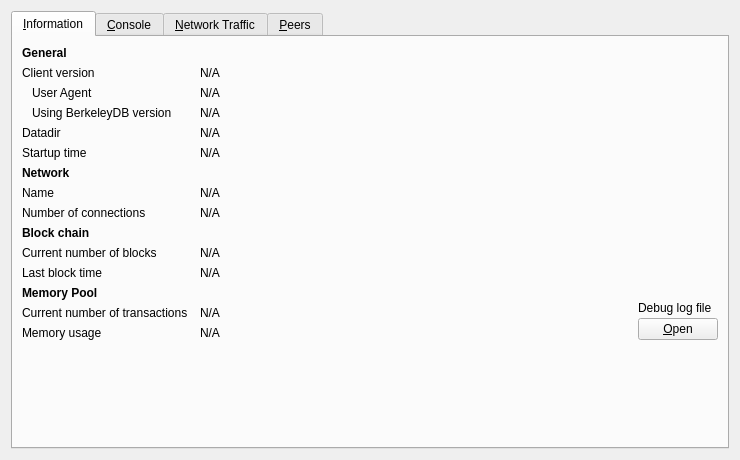
<?xml version="1.0" encoding="UTF-8"?>
<ui version="4.0">
 <class>RPCConsole</class>
 <widget class="QWidget" name="RPCConsole">
  <property name="geometry">
   <rect>
    <x>0</x>
    <y>0</y>
    <width>740</width>
    <height>430</height>
   </rect>
  </property>
  <property name="windowTitle">
   <string>Debug window</string>
  </property>
  <layout class="QVBoxLayout" name="verticalLayout_2">
   <item>
    <widget class="QTabWidget" name="tabWidget">
     <property name="currentIndex">
      <number>0</number>
     </property>
     <widget class="QWidget" name="tab_info">
      <attribute name="title">
       <string>&amp;Information</string>
      </attribute>
      <layout class="QGridLayout" name="gridLayout" columnstretch="0,1,0">
       <property name="horizontalSpacing">
        <number>12</number>
       </property>
       <item row="0" column="0">
        <widget class="QLabel" name="label_9">
         <property name="font">
          <font>
           <weight>75</weight>
           <bold>true</bold>
          </font>
         </property>
         <property name="text">
          <string>General</string>
         </property>
        </widget>
       </item>
       <item row="1" column="0">
        <widget class="QLabel" name="label_6">
         <property name="text">
          <string>Client version</string>
         </property>
        </widget>
       </item>
       <item row="1" column="1" colspan="2">
        <widget class="QLabel" name="clientVersion">
         <property name="cursor">
          <cursorShape>IBeamCursor</cursorShape>
         </property>
         <property name="text">
          <string>N/A</string>
         </property>
         <property name="textFormat">
          <enum>Qt::PlainText</enum>
         </property>
         <property name="textInteractionFlags">
          <set>Qt::LinksAccessibleByMouse|Qt::TextSelectableByKeyboard|Qt::TextSelectableByMouse</set>
         </property>
        </widget>
       </item>
       <item row="2" column="0">
        <widget class="QLabel" name="labelClientUserAgent">
         <property name="text">
          <string>User Agent</string>
         </property>
         <property name="indent">
          <number>10</number>
         </property>
        </widget>
       </item>
       <item row="2" column="1" colspan="2">
        <widget class="QLabel" name="clientUserAgent">
         <property name="cursor">
          <cursorShape>IBeamCursor</cursorShape>
         </property>
         <property name="text">
          <string>N/A</string>
         </property>
         <property name="textFormat">
          <enum>Qt::PlainText</enum>
         </property>
         <property name="textInteractionFlags">
          <set>Qt::LinksAccessibleByMouse|Qt::TextSelectableByKeyboard|Qt::TextSelectableByMouse</set>
         </property>
        </widget>
       </item>
       <item row="3" column="0">
        <widget class="QLabel" name="label_berkeleyDBVersion">
         <property name="text">
          <string>Using BerkeleyDB version</string>
         </property>
         <property name="indent">
          <number>10</number>
         </property>
        </widget>
       </item>
       <item row="3" column="1" colspan="2">
        <widget class="QLabel" name="berkeleyDBVersion">
         <property name="cursor">
          <cursorShape>IBeamCursor</cursorShape>
         </property>
         <property name="text">
          <string>N/A</string>
         </property>
         <property name="textFormat">
          <enum>Qt::PlainText</enum>
         </property>
         <property name="textInteractionFlags">
          <set>Qt::LinksAccessibleByMouse|Qt::TextSelectableByKeyboard|Qt::TextSelectableByMouse</set>
         </property>
        </widget>
       </item>
       <item row="4" column="0">
        <widget class="QLabel" name="label_12">
         <property name="text">
          <string>Datadir</string>
         </property>
        </widget>
       </item>
       <item row="4" column="1" colspan="2">
        <widget class="QLabel" name="dataDir">
         <property name="cursor">
          <cursorShape>IBeamCursor</cursorShape>
         </property>
         <property name="text">
          <string>N/A</string>
         </property>
         <property name="textFormat">
          <enum>Qt::PlainText</enum>
         </property>
         <property name="wordWrap">
          <bool>true</bool>
         </property>
         <property name="textInteractionFlags">
          <set>Qt::LinksAccessibleByMouse|Qt::TextSelectableByKeyboard|Qt::TextSelectableByMouse</set>
         </property>
        </widget>
       </item>
       <item row="5" column="0">
        <widget class="QLabel" name="label_13">
         <property name="text">
          <string>Startup time</string>
         </property>
        </widget>
       </item>
       <item row="5" column="1" colspan="2">
        <widget class="QLabel" name="startupTime">
         <property name="cursor">
          <cursorShape>IBeamCursor</cursorShape>
         </property>
         <property name="text">
          <string>N/A</string>
         </property>
         <property name="textFormat">
          <enum>Qt::PlainText</enum>
         </property>
         <property name="textInteractionFlags">
          <set>Qt::LinksAccessibleByMouse|Qt::TextSelectableByKeyboard|Qt::TextSelectableByMouse</set>
         </property>
        </widget>
       </item>
       <item row="6" column="0">
           <widget class="QLabel" name="labelNetwork">
               <property name="font">
                   <font>
                       <weight>75</weight>
                       <bold>true</bold>
                   </font>
               </property>
               <property name="text">
                   <string>Network</string>
               </property>
           </widget>
       </item>
       <item row="7" column="0">
        <widget class="QLabel" name="label_8">
         <property name="text">
          <string>Name</string>
         </property>
        </widget>
       </item>
       <item row="7" column="1" colspan="2">
        <widget class="QLabel" name="networkName">
         <property name="cursor">
          <cursorShape>IBeamCursor</cursorShape>
         </property>
         <property name="text">
          <string>N/A</string>
         </property>
         <property name="textFormat">
          <enum>Qt::PlainText</enum>
         </property>
         <property name="textInteractionFlags">
          <set>Qt::LinksAccessibleByMouse|Qt::TextSelectableByKeyboard|Qt::TextSelectableByMouse</set>
         </property>
        </widget>
       </item>
       <item row="8" column="0">
        <widget class="QLabel" name="label_7">
         <property name="text">
          <string>Number of connections</string>
         </property>
        </widget>
       </item>
       <item row="8" column="1" colspan="2">
        <widget class="QLabel" name="numberOfConnections">
         <property name="cursor">
          <cursorShape>IBeamCursor</cursorShape>
         </property>
         <property name="text">
          <string>N/A</string>
         </property>
         <property name="textFormat">
          <enum>Qt::PlainText</enum>
         </property>
         <property name="textInteractionFlags">
          <set>Qt::LinksAccessibleByMouse|Qt::TextSelectableByKeyboard|Qt::TextSelectableByMouse</set>
         </property>
        </widget>
       </item>
       <item row="9" column="0">
        <widget class="QLabel" name="label_10">
         <property name="font">
          <font>
           <weight>75</weight>
           <bold>true</bold>
          </font>
         </property>
         <property name="text">
          <string>Block chain</string>
         </property>
        </widget>
       </item>
       <item row="10" column="0">
        <widget class="QLabel" name="label_3">
         <property name="text">
          <string>Current number of blocks</string>
         </property>
        </widget>
       </item>
       <item row="10" column="1" colspan="2">
        <widget class="QLabel" name="numberOfBlocks">
         <property name="cursor">
          <cursorShape>IBeamCursor</cursorShape>
         </property>
         <property name="text">
          <string>N/A</string>
         </property>
         <property name="textFormat">
          <enum>Qt::PlainText</enum>
         </property>
         <property name="textInteractionFlags">
          <set>Qt::LinksAccessibleByMouse|Qt::TextSelectableByKeyboard|Qt::TextSelectableByMouse</set>
         </property>
        </widget>
       </item>
       <item row="11" column="0">
        <widget class="QLabel" name="labelLastBlockTime">
         <property name="text">
          <string>Last block time</string>
         </property>
        </widget>
       </item>
       <item row="11" column="1" colspan="2">
        <widget class="QLabel" name="lastBlockTime">
         <property name="cursor">
          <cursorShape>IBeamCursor</cursorShape>
         </property>
         <property name="text">
          <string>N/A</string>
         </property>
         <property name="textFormat">
          <enum>Qt::PlainText</enum>
         </property>
         <property name="textInteractionFlags">
          <set>Qt::LinksAccessibleByMouse|Qt::TextSelectableByKeyboard|Qt::TextSelectableByMouse</set>
         </property>
        </widget>
       </item>
       <item row="12" column="0">
        <widget class="QLabel" name="labelMempoolTitle">
         <property name="font">
          <font>
           <weight>75</weight>
           <bold>true</bold>
          </font>
         </property>
         <property name="text">
          <string>Memory Pool</string>
         </property>
        </widget>
       </item>
       <item row="13" column="0">
        <widget class="QLabel" name="labelNumberOfTransactions">
         <property name="text">
          <string>Current number of transactions</string>
         </property>
        </widget>
       </item>
       <item row="13" column="1">
        <widget class="QLabel" name="mempoolNumberTxs">
         <property name="cursor">
          <cursorShape>IBeamCursor</cursorShape>
         </property>
         <property name="text">
          <string>N/A</string>
         </property>
         <property name="textFormat">
          <enum>Qt::PlainText</enum>
         </property>
         <property name="textInteractionFlags">
          <set>Qt::LinksAccessibleByMouse|Qt::TextSelectableByKeyboard|Qt::TextSelectableByMouse</set>
         </property>
        </widget>
       </item>
       <item row="14" column="0">
        <widget class="QLabel" name="labelMemoryUsage">
         <property name="text">
          <string>Memory usage</string>
         </property>
        </widget>
       </item>
       <item row="14" column="1">
        <widget class="QLabel" name="mempoolSize">
         <property name="cursor">
          <cursorShape>IBeamCursor</cursorShape>
         </property>
         <property name="text">
          <string>N/A</string>
         </property>
         <property name="textFormat">
          <enum>Qt::PlainText</enum>
         </property>
         <property name="textInteractionFlags">
          <set>Qt::LinksAccessibleByMouse|Qt::TextSelectableByKeyboard|Qt::TextSelectableByMouse</set>
         </property>
        </widget>
       </item>
       <item row="12" column="2" rowspan="3">
        <layout class="QVBoxLayout" name="verticalLayoutDebugButton">
         <property name="spacing">
          <number>3</number>
         </property>
         <item>
          <spacer name="verticalSpacer_2">
           <property name="orientation">
            <enum>Qt::Vertical</enum>
           </property>
           <property name="sizeHint" stdset="0">
            <size>
             <width>10</width>
             <height>5</height>
            </size>
           </property>
          </spacer>
         </item>
         <item>
          <widget class="QLabel" name="labelDebugLogfile">
           <property name="text">
            <string>Debug log file</string>
           </property>
          </widget>
         </item>
         <item>
          <widget class="QPushButton" name="openDebugLogfileButton">
           <property name="toolTip">
            <string>Open the %1 debug log file from the current data directory. This can take a few seconds for large log files.</string>
           </property>
           <property name="text">
            <string>&amp;Open</string>
           </property>
           <property name="autoDefault">
            <bool>false</bool>
           </property>
          </widget>
         </item>
        </layout>
       </item>
       <item row="15" column="0">
        <spacer name="verticalSpacer">
         <property name="orientation">
          <enum>Qt::Vertical</enum>
         </property>
         <property name="sizeHint" stdset="0">
          <size>
           <width>20</width>
           <height>40</height>
          </size>
         </property>
        </spacer>
       </item>
      </layout>
     </widget>
     <widget class="QWidget" name="tab_console">
      <attribute name="title">
       <string>&amp;Console</string>
      </attribute>
      <layout class="QVBoxLayout" name="verticalLayout_3">
       <property name="spacing">
        <number>3</number>
       </property>
       <property name="bottomMargin">
        <number>5</number>
       </property>
       <item>
        <layout class="QHBoxLayout" name="horizontalLayout">
         <property name="spacing">
          <number>4</number>
         </property>
         <item>
          <spacer name="horizontalSpacer">
           <property name="orientation">
            <enum>Qt::Horizontal</enum>
           </property>
           <property name="sizeHint" stdset="0">
            <size>
             <width>40</width>
             <height>20</height>
            </size>
           </property>
          </spacer>
         </item>
         <item>
          <widget class="QPushButton" name="fontSmallerButton">
           <property name="maximumSize">
            <size>
             <width>24</width>
             <height>24</height>
            </size>
           </property>
           <property name="text">
            <string/>
           </property>
           <property name="toolTip">
            <string>Decrease font size</string>
           </property>
           <property name="icon">
            <iconset resource="../fujicoin.qrc">
             <normaloff>:/icons/fontsmaller</normaloff>:/icons/fontsmaller</iconset>
           </property>
           <property name="iconSize">
            <size>
             <width>24</width>
             <height>16</height>
            </size>
           </property>
           <property name="autoDefault">
            <bool>false</bool>
           </property>
           <property name="flat">
            <bool>true</bool>
           </property>
          </widget>
         </item>
         <item>
          <widget class="QPushButton" name="fontBiggerButton">
           <property name="maximumSize">
            <size>
             <width>24</width>
             <height>24</height>
            </size>
           </property>
           <property name="toolTip">
            <string>Increase font size</string>
           </property>
           <property name="text">
            <string/>
           </property>
           <property name="icon">
            <iconset resource="../fujicoin.qrc">
             <normaloff>:/icons/fontbigger</normaloff>:/icons/fontbigger</iconset>
           </property>
           <property name="iconSize">
            <size>
             <width>24</width>
             <height>16</height>
            </size>
           </property>
           <property name="autoDefault">
            <bool>false</bool>
           </property>
           <property name="flat">
            <bool>true</bool>
           </property>
          </widget>
         </item>
         <item>
          <widget class="QPushButton" name="clearButton">
           <property name="maximumSize">
            <size>
             <width>24</width>
             <height>24</height>
            </size>
           </property>
           <property name="toolTip">
            <string>Clear console</string>
           </property>
           <property name="layoutDirection">
            <enum>Qt::LeftToRight</enum>
           </property>
           <property name="text">
            <string/>
           </property>
           <property name="icon">
            <iconset resource="../fujicoin.qrc">
             <normaloff>:/icons/remove</normaloff>:/icons/remove</iconset>
           </property>
           <property name="shortcut">
            <string notr="true">Ctrl+L</string>
           </property>
           <property name="autoDefault">
            <bool>false</bool>
           </property>
           <property name="flat">
            <bool>true</bool>
           </property>
          </widget>
         </item>
        </layout>
       </item>
       <item>
        <widget class="QTextEdit" name="messagesWidget">
         <property name="minimumSize">
          <size>
           <width>0</width>
           <height>100</height>
          </size>
         </property>
         <property name="readOnly">
          <bool>true</bool>
         </property>
         <property name="tabKeyNavigation" stdset="0">
          <bool>false</bool>
         </property>
         <property name="columnCount" stdset="0">
          <number>2</number>
         </property>
        </widget>
       </item>
       <item>
        <layout class="QHBoxLayout" name="horizontalLayoutPrompt">
         <property name="spacing">
          <number>3</number>
         </property>
         <item>
          <widget class="QPushButton" name="promptIcon">
           <property name="enabled">
            <bool>false</bool>
           </property>
           <property name="maximumSize">
            <size>
             <width>16</width>
             <height>24</height>
            </size>
           </property>
           <property name="text">
            <string/>
           </property>
           <property name="icon">
            <iconset resource="../fujicoin.qrc">
             <normaloff>:/icons/prompticon</normaloff>
             <disabledoff>:/icons/prompticon</disabledoff>:/icons/prompticon</iconset>
           </property>
           <property name="iconSize">
            <size>
             <width>14</width>
             <height>14</height>
            </size>
           </property>
           <property name="autoDefault">
            <bool>false</bool>
           </property>
           <property name="flat">
            <bool>true</bool>
           </property>
          </widget>
         </item>
         <item>
          <widget class="QLineEdit" name="lineEdit">
           <property name="placeholderText">
            <string/>
           </property>
          </widget>
         </item>
        </layout>
       </item>
      </layout>
     </widget>
     <widget class="QWidget" name="tab_nettraffic">
      <attribute name="title">
       <string>&amp;Network Traffic</string>
      </attribute>
      <layout class="QHBoxLayout" name="horizontalLayout_3">
       <item>
        <layout class="QVBoxLayout" name="verticalLayout_4">
         <item>
          <widget class="TrafficGraphWidget" name="trafficGraph" native="true">
           <property name="sizePolicy">
            <sizepolicy hsizetype="Expanding" vsizetype="Expanding">
             <horstretch>0</horstretch>
             <verstretch>0</verstretch>
            </sizepolicy>
           </property>
          </widget>
         </item>
         <item>
          <layout class="QHBoxLayout" name="horizontalLayout_2">
           <item>
            <widget class="QSlider" name="sldGraphRange">
             <property name="minimum">
              <number>1</number>
             </property>
             <property name="maximum">
              <number>288</number>
             </property>
             <property name="pageStep">
              <number>12</number>
             </property>
             <property name="value">
              <number>6</number>
             </property>
             <property name="orientation">
              <enum>Qt::Horizontal</enum>
             </property>
            </widget>
           </item>
           <item>
            <widget class="QLabel" name="lblGraphRange">
             <property name="minimumSize">
              <size>
               <width>100</width>
               <height>0</height>
              </size>
             </property>
             <property name="alignment">
              <set>Qt::AlignCenter</set>
             </property>
            </widget>
           </item>
           <item>
            <widget class="QPushButton" name="btnClearTrafficGraph">
             <property name="text">
              <string>&amp;Clear</string>
             </property>
             <property name="autoDefault">
              <bool>false</bool>
             </property>
            </widget>
           </item>
          </layout>
         </item>
        </layout>
       </item>
       <item>
        <layout class="QVBoxLayout" name="verticalLayout">
         <item>
          <widget class="QGroupBox" name="groupBox">
           <property name="title">
            <string>Totals</string>
           </property>
           <layout class="QVBoxLayout" name="verticalLayout_5">
            <item>
             <layout class="QHBoxLayout" name="horizontalLayout_4">
              <item>
               <widget class="Line" name="line">
                <property name="sizePolicy">
                 <sizepolicy hsizetype="Fixed" vsizetype="Fixed">
                  <horstretch>0</horstretch>
                  <verstretch>0</verstretch>
                 </sizepolicy>
                </property>
                <property name="minimumSize">
                 <size>
                  <width>10</width>
                  <height>0</height>
                 </size>
                </property>
                <property name="palette">
                 <palette>
                  <active>
                   <colorrole role="Light">
                    <brush brushstyle="SolidPattern">
                     <color alpha="255">
                      <red>0</red>
                      <green>255</green>
                      <blue>0</blue>
                     </color>
                    </brush>
                   </colorrole>
                  </active>
                  <inactive>
                   <colorrole role="Light">
                    <brush brushstyle="SolidPattern">
                     <color alpha="255">
                      <red>0</red>
                      <green>255</green>
                      <blue>0</blue>
                     </color>
                    </brush>
                   </colorrole>
                  </inactive>
                  <disabled>
                   <colorrole role="Light">
                    <brush brushstyle="SolidPattern">
                     <color alpha="255">
                      <red>0</red>
                      <green>255</green>
                      <blue>0</blue>
                     </color>
                    </brush>
                   </colorrole>
                  </disabled>
                 </palette>
                </property>
                <property name="orientation">
                 <enum>Qt::Horizontal</enum>
                </property>
               </widget>
              </item>
              <item>
               <widget class="QLabel" name="label_16">
                <property name="text">
                 <string>Received</string>
                </property>
               </widget>
              </item>
              <item>
               <widget class="QLabel" name="lblBytesIn">
                <property name="minimumSize">
                 <size>
                  <width>50</width>
                  <height>0</height>
                 </size>
                </property>
                <property name="alignment">
                 <set>Qt::AlignRight|Qt::AlignTrailing|Qt::AlignVCenter</set>
                </property>
               </widget>
              </item>
             </layout>
            </item>
            <item>
             <layout class="QHBoxLayout" name="horizontalLayout_5">
              <item>
               <widget class="Line" name="line_2">
                <property name="sizePolicy">
                 <sizepolicy hsizetype="Fixed" vsizetype="Fixed">
                  <horstretch>0</horstretch>
                  <verstretch>0</verstretch>
                 </sizepolicy>
                </property>
                <property name="minimumSize">
                 <size>
                  <width>10</width>
                  <height>0</height>
                 </size>
                </property>
                <property name="palette">
                 <palette>
                  <active>
                   <colorrole role="Light">
                    <brush brushstyle="SolidPattern">
                     <color alpha="255">
                      <red>255</red>
                      <green>0</green>
                      <blue>0</blue>
                     </color>
                    </brush>
                   </colorrole>
                  </active>
                  <inactive>
                   <colorrole role="Light">
                    <brush brushstyle="SolidPattern">
                     <color alpha="255">
                      <red>255</red>
                      <green>0</green>
                      <blue>0</blue>
                     </color>
                    </brush>
                   </colorrole>
                  </inactive>
                  <disabled>
                   <colorrole role="Light">
                    <brush brushstyle="SolidPattern">
                     <color alpha="255">
                      <red>255</red>
                      <green>0</green>
                      <blue>0</blue>
                     </color>
                    </brush>
                   </colorrole>
                  </disabled>
                 </palette>
                </property>
                <property name="orientation">
                 <enum>Qt::Horizontal</enum>
                </property>
               </widget>
              </item>
              <item>
               <widget class="QLabel" name="label_17">
                <property name="text">
                 <string>Sent</string>
                </property>
               </widget>
              </item>
              <item>
               <widget class="QLabel" name="lblBytesOut">
                <property name="minimumSize">
                 <size>
                  <width>50</width>
                  <height>0</height>
                 </size>
                </property>
                <property name="alignment">
                 <set>Qt::AlignRight|Qt::AlignTrailing|Qt::AlignVCenter</set>
                </property>
               </widget>
              </item>
             </layout>
            </item>
            <item>
             <spacer name="verticalSpacer_4">
              <property name="orientation">
               <enum>Qt::Vertical</enum>
              </property>
              <property name="sizeHint" stdset="0">
               <size>
                <width>20</width>
                <height>407</height>
               </size>
              </property>
             </spacer>
            </item>
           </layout>
          </widget>
         </item>
        </layout>
       </item>
      </layout>
     </widget>
     <widget class="QWidget" name="tab_peers">
      <attribute name="title">
       <string>&amp;Peers</string>
      </attribute>
      <layout class="QGridLayout" name="gridLayout_2">
       <item row="0" column="0" rowspan="2">
        <layout class="QVBoxLayout" name="verticalLayout_101">
         <property name="spacing">
          <number>0</number>
         </property>
         <item>
          <widget class="QTableView" name="peerWidget">
           <property name="horizontalScrollBarPolicy">
            <enum>Qt::ScrollBarAsNeeded</enum>
           </property>
           <property name="tabKeyNavigation">
            <bool>false</bool>
           </property>
           <property name="sortingEnabled">
            <bool>true</bool>
           </property>
           <attribute name="horizontalHeaderHighlightSections">
            <bool>false</bool>
           </attribute>
          </widget>
         </item>
         <item>
          <widget class="QLabel" name="banHeading">
           <property name="sizePolicy">
            <sizepolicy hsizetype="Preferred" vsizetype="Minimum">
             <horstretch>0</horstretch>
             <verstretch>0</verstretch>
            </sizepolicy>
           </property>
           <property name="minimumSize">
            <size>
             <width>300</width>
             <height>32</height>
            </size>
           </property>
           <property name="maximumSize">
            <size>
             <width>16777215</width>
             <height>32</height>
            </size>
           </property>
           <property name="font">
            <font>
             <pointsize>12</pointsize>
            </font>
           </property>
           <property name="cursor">
            <cursorShape>IBeamCursor</cursorShape>
           </property>
           <property name="text">
            <string>Banned peers</string>
           </property>
           <property name="alignment">
            <set>Qt::AlignBottom|Qt::AlignLeading|Qt::AlignLeft</set>
           </property>
           <property name="wordWrap">
            <bool>true</bool>
           </property>
           <property name="textInteractionFlags">
            <set>Qt::NoTextInteraction</set>
           </property>
          </widget>
         </item>
         <item>
          <widget class="QTableView" name="banlistWidget">
           <property name="sizePolicy">
            <sizepolicy hsizetype="Expanding" vsizetype="Expanding">
             <horstretch>0</horstretch>
             <verstretch>0</verstretch>
            </sizepolicy>
           </property>
           <property name="horizontalScrollBarPolicy">
            <enum>Qt::ScrollBarAsNeeded</enum>
           </property>
           <property name="tabKeyNavigation">
            <bool>false</bool>
           </property>
           <property name="sortingEnabled">
            <bool>true</bool>
           </property>
           <attribute name="horizontalHeaderHighlightSections">
            <bool>false</bool>
           </attribute>
          </widget>
         </item>
        </layout>
       </item>
       <item row="0" column="1">
        <widget class="QLabel" name="peerHeading">
         <property name="sizePolicy">
          <sizepolicy hsizetype="Preferred" vsizetype="Minimum">
           <horstretch>0</horstretch>
           <verstretch>0</verstretch>
          </sizepolicy>
         </property>
         <property name="minimumSize">
          <size>
           <width>300</width>
           <height>32</height>
          </size>
         </property>
         <property name="font">
          <font>
           <pointsize>10</pointsize>
          </font>
         </property>
         <property name="cursor">
          <cursorShape>IBeamCursor</cursorShape>
         </property>
         <property name="text">
          <string>Select a peer to view detailed information.</string>
         </property>
         <property name="alignment">
          <set>Qt::AlignHCenter|Qt::AlignTop</set>
         </property>
         <property name="wordWrap">
          <bool>true</bool>
         </property>
         <property name="textInteractionFlags">
          <set>Qt::LinksAccessibleByMouse|Qt::TextSelectableByKeyboard|Qt::TextSelectableByMouse</set>
         </property>
        </widget>
       </item>
       <item row="1" column="1">
        <widget class="QWidget" name="detailWidget" native="true">
         <property name="minimumSize">
          <size>
           <width>300</width>
           <height>0</height>
          </size>
         </property>
         <layout class="QGridLayout" name="gridLayout_3">
          <item row="0" column="0">
           <widget class="QLabel" name="label_30">
            <property name="text">
             <string>Whitelisted</string>
            </property>
           </widget>
          </item>
          <item row="0" column="2">
           <widget class="QLabel" name="peerWhitelisted">
            <property name="cursor">
             <cursorShape>IBeamCursor</cursorShape>
            </property>
            <property name="text">
             <string>N/A</string>
            </property>
            <property name="textFormat">
             <enum>Qt::PlainText</enum>
            </property>
            <property name="textInteractionFlags">
             <set>Qt::LinksAccessibleByMouse|Qt::TextSelectableByKeyboard|Qt::TextSelectableByMouse</set>
            </property>
           </widget>
          </item>
          <item row="1" column="0">
           <widget class="QLabel" name="label_23">
            <property name="text">
             <string>Direction</string>
            </property>
           </widget>
          </item>
          <item row="1" column="2">
           <widget class="QLabel" name="peerDirection">
            <property name="cursor">
             <cursorShape>IBeamCursor</cursorShape>
            </property>
            <property name="text">
             <string>N/A</string>
            </property>
            <property name="textFormat">
             <enum>Qt::PlainText</enum>
            </property>
            <property name="textInteractionFlags">
             <set>Qt::LinksAccessibleByMouse|Qt::TextSelectableByKeyboard|Qt::TextSelectableByMouse</set>
            </property>
           </widget>
          </item>
          <item row="2" column="0">
           <widget class="QLabel" name="label_21">
            <property name="text">
             <string>Version</string>
            </property>
           </widget>
          </item>
          <item row="2" column="2">
           <widget class="QLabel" name="peerVersion">
            <property name="cursor">
             <cursorShape>IBeamCursor</cursorShape>
            </property>
            <property name="text">
             <string>N/A</string>
            </property>
            <property name="textFormat">
             <enum>Qt::PlainText</enum>
            </property>
            <property name="textInteractionFlags">
             <set>Qt::LinksAccessibleByMouse|Qt::TextSelectableByKeyboard|Qt::TextSelectableByMouse</set>
            </property>
           </widget>
          </item>
          <item row="3" column="0">
           <widget class="QLabel" name="label_28">
            <property name="text">
             <string>User Agent</string>
            </property>
           </widget>
          </item>
          <item row="3" column="2">
           <widget class="QLabel" name="peerSubversion">
            <property name="cursor">
             <cursorShape>IBeamCursor</cursorShape>
            </property>
            <property name="text">
             <string>N/A</string>
            </property>
            <property name="textFormat">
             <enum>Qt::PlainText</enum>
            </property>
            <property name="textInteractionFlags">
             <set>Qt::LinksAccessibleByMouse|Qt::TextSelectableByKeyboard|Qt::TextSelectableByMouse</set>
            </property>
           </widget>
          </item>
          <item row="4" column="0">
           <widget class="QLabel" name="label_4">
            <property name="text">
             <string>Services</string>
            </property>
           </widget>
          </item>
          <item row="4" column="2">
           <widget class="QLabel" name="peerServices">
            <property name="cursor">
             <cursorShape>IBeamCursor</cursorShape>
            </property>
            <property name="text">
             <string>N/A</string>
            </property>
            <property name="textFormat">
             <enum>Qt::PlainText</enum>
            </property>
            <property name="textInteractionFlags">
             <set>Qt::LinksAccessibleByMouse|Qt::TextSelectableByKeyboard|Qt::TextSelectableByMouse</set>
            </property>
           </widget>
          </item>
          <item row="5" column="0">
           <widget class="QLabel" name="label_29">
            <property name="text">
             <string>Starting Block</string>
            </property>
           </widget>
          </item>
          <item row="5" column="2">
           <widget class="QLabel" name="peerHeight">
            <property name="cursor">
             <cursorShape>IBeamCursor</cursorShape>
            </property>
            <property name="text">
             <string>N/A</string>
            </property>
            <property name="textFormat">
             <enum>Qt::PlainText</enum>
            </property>
            <property name="textInteractionFlags">
             <set>Qt::LinksAccessibleByMouse|Qt::TextSelectableByKeyboard|Qt::TextSelectableByMouse</set>
            </property>
           </widget>
          </item>
          <item row="6" column="0">
           <widget class="QLabel" name="label_27">
            <property name="text">
             <string>Synced Headers</string>
            </property>
           </widget>
          </item>
          <item row="6" column="2">
           <widget class="QLabel" name="peerSyncHeight">
            <property name="cursor">
             <cursorShape>IBeamCursor</cursorShape>
            </property>
            <property name="text">
             <string>N/A</string>
            </property>
            <property name="textFormat">
             <enum>Qt::PlainText</enum>
            </property>
            <property name="textInteractionFlags">
             <set>Qt::LinksAccessibleByMouse|Qt::TextSelectableByKeyboard|Qt::TextSelectableByMouse</set>
            </property>
           </widget>
          </item>
          <item row="7" column="0">
           <widget class="QLabel" name="label_25">
            <property name="text">
             <string>Synced Blocks</string>
            </property>
           </widget>
          </item>
          <item row="7" column="2">
           <widget class="QLabel" name="peerCommonHeight">
            <property name="cursor">
             <cursorShape>IBeamCursor</cursorShape>
            </property>
            <property name="text">
             <string>N/A</string>
            </property>
            <property name="textFormat">
             <enum>Qt::PlainText</enum>
            </property>
            <property name="textInteractionFlags">
             <set>Qt::LinksAccessibleByMouse|Qt::TextSelectableByKeyboard|Qt::TextSelectableByMouse</set>
            </property>
           </widget>
          </item>
          <item row="8" column="0">
           <widget class="QLabel" name="label_24">
            <property name="text">
             <string>Ban Score</string>
            </property>
           </widget>
          </item>
          <item row="8" column="2">
           <widget class="QLabel" name="peerBanScore">
            <property name="cursor">
             <cursorShape>IBeamCursor</cursorShape>
            </property>
            <property name="text">
             <string>N/A</string>
            </property>
            <property name="textFormat">
             <enum>Qt::PlainText</enum>
            </property>
            <property name="textInteractionFlags">
             <set>Qt::LinksAccessibleByMouse|Qt::TextSelectableByKeyboard|Qt::TextSelectableByMouse</set>
            </property>
           </widget>
          </item>
          <item row="9" column="0">
           <widget class="QLabel" name="label_22">
            <property name="text">
             <string>Connection Time</string>
            </property>
           </widget>
          </item>
          <item row="9" column="2">
           <widget class="QLabel" name="peerConnTime">
            <property name="cursor">
             <cursorShape>IBeamCursor</cursorShape>
            </property>
            <property name="text">
             <string>N/A</string>
            </property>
            <property name="textFormat">
             <enum>Qt::PlainText</enum>
            </property>
            <property name="textInteractionFlags">
             <set>Qt::LinksAccessibleByMouse|Qt::TextSelectableByKeyboard|Qt::TextSelectableByMouse</set>
            </property>
           </widget>
          </item>
          <item row="10" column="0">
           <widget class="QLabel" name="label_15">
            <property name="text">
             <string>Last Send</string>
            </property>
           </widget>
          </item>
          <item row="10" column="2">
           <widget class="QLabel" name="peerLastSend">
            <property name="cursor">
             <cursorShape>IBeamCursor</cursorShape>
            </property>
            <property name="text">
             <string>N/A</string>
            </property>
            <property name="textFormat">
             <enum>Qt::PlainText</enum>
            </property>
            <property name="textInteractionFlags">
             <set>Qt::LinksAccessibleByMouse|Qt::TextSelectableByKeyboard|Qt::TextSelectableByMouse</set>
            </property>
           </widget>
          </item>
          <item row="11" column="0">
           <widget class="QLabel" name="label_19">
            <property name="text">
             <string>Last Receive</string>
            </property>
           </widget>
          </item>
          <item row="11" column="2">
           <widget class="QLabel" name="peerLastRecv">
            <property name="cursor">
             <cursorShape>IBeamCursor</cursorShape>
            </property>
            <property name="text">
             <string>N/A</string>
            </property>
            <property name="textFormat">
             <enum>Qt::PlainText</enum>
            </property>
            <property name="textInteractionFlags">
             <set>Qt::LinksAccessibleByMouse|Qt::TextSelectableByKeyboard|Qt::TextSelectableByMouse</set>
            </property>
           </widget>
          </item>
          <item row="12" column="0">
           <widget class="QLabel" name="label_18">
            <property name="text">
             <string>Sent</string>
            </property>
           </widget>
          </item>
          <item row="12" column="2">
           <widget class="QLabel" name="peerBytesSent">
            <property name="cursor">
             <cursorShape>IBeamCursor</cursorShape>
            </property>
            <property name="text">
             <string>N/A</string>
            </property>
            <property name="textFormat">
             <enum>Qt::PlainText</enum>
            </property>
            <property name="textInteractionFlags">
             <set>Qt::LinksAccessibleByMouse|Qt::TextSelectableByKeyboard|Qt::TextSelectableByMouse</set>
            </property>
           </widget>
          </item>
          <item row="13" column="0">
           <widget class="QLabel" name="label_20">
            <property name="text">
             <string>Received</string>
            </property>
           </widget>
          </item>
          <item row="13" column="2">
           <widget class="QLabel" name="peerBytesRecv">
            <property name="cursor">
             <cursorShape>IBeamCursor</cursorShape>
            </property>
            <property name="text">
             <string>N/A</string>
            </property>
            <property name="textFormat">
             <enum>Qt::PlainText</enum>
            </property>
            <property name="textInteractionFlags">
             <set>Qt::LinksAccessibleByMouse|Qt::TextSelectableByKeyboard|Qt::TextSelectableByMouse</set>
            </property>
           </widget>
          </item>
          <item row="14" column="0">
           <widget class="QLabel" name="label_26">
            <property name="text">
             <string>Ping Time</string>
            </property>
           </widget>
          </item>
          <item row="14" column="2">
           <widget class="QLabel" name="peerPingTime">
            <property name="cursor">
             <cursorShape>IBeamCursor</cursorShape>
            </property>
            <property name="text">
             <string>N/A</string>
            </property>
            <property name="textFormat">
             <enum>Qt::PlainText</enum>
            </property>
            <property name="textInteractionFlags">
             <set>Qt::LinksAccessibleByMouse|Qt::TextSelectableByKeyboard|Qt::TextSelectableByMouse</set>
            </property>
           </widget>
          </item>
          <item row="15" column="0">
           <widget class="QLabel" name="peerPingWaitLabel">
            <property name="toolTip">
             <string>The duration of a currently outstanding ping.</string>
            </property>
            <property name="text">
             <string>Ping Wait</string>
            </property>
           </widget>
          </item>
          <item row="15" column="2">
           <widget class="QLabel" name="peerPingWait">
            <property name="cursor">
             <cursorShape>IBeamCursor</cursorShape>
            </property>
            <property name="text">
             <string>N/A</string>
            </property>
            <property name="textFormat">
             <enum>Qt::PlainText</enum>
            </property>
            <property name="textInteractionFlags">
             <set>Qt::LinksAccessibleByMouse|Qt::TextSelectableByKeyboard|Qt::TextSelectableByMouse</set>
            </property>
           </widget>
          </item>
          <item row="16" column="0">
           <widget class="QLabel" name="label_timeoffset">
            <property name="text">
             <string>Time Offset</string>
            </property>
           </widget>
          </item>
          <item row="16" column="2">
           <widget class="QLabel" name="timeoffset">
            <property name="cursor">
             <cursorShape>IBeamCursor</cursorShape>
            </property>
            <property name="text">
             <string>N/A</string>
            </property>
            <property name="textFormat">
             <enum>Qt::PlainText</enum>
            </property>
            <property name="textInteractionFlags">
             <set>Qt::LinksAccessibleByMouse|Qt::TextSelectableByKeyboard|Qt::TextSelectableByMouse</set>
            </property>
           </widget>
          </item>
          <item row="17" column="1">
           <spacer name="verticalSpacer_3">
            <property name="orientation">
             <enum>Qt::Vertical</enum>
            </property>
            <property name="sizeHint" stdset="0">
             <size>
              <width>20</width>
              <height>40</height>
             </size>
            </property>
           </spacer>
          </item>
         </layout>
        </widget>
       </item>
      </layout>
     </widget>
    </widget>
   </item>
  </layout>
 </widget>
 <customwidgets>
  <customwidget>
   <class>TrafficGraphWidget</class>
   <extends>QWidget</extends>
   <header>trafficgraphwidget.h</header>
   <container>1</container>
   <slots>
    <slot>clear()</slot>
   </slots>
  </customwidget>
 </customwidgets>
 <resources>
  <include location="../fujicoin.qrc"/>
 </resources>
 <connections/>
</ui>
